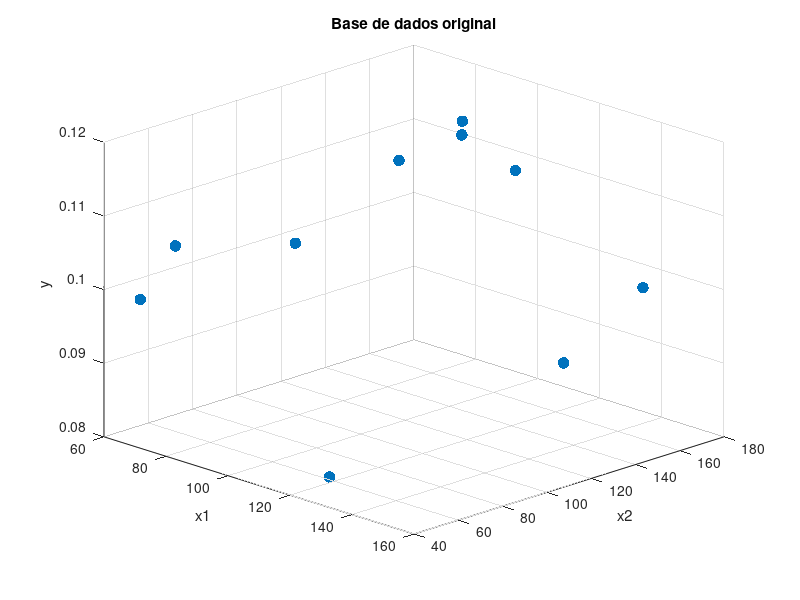
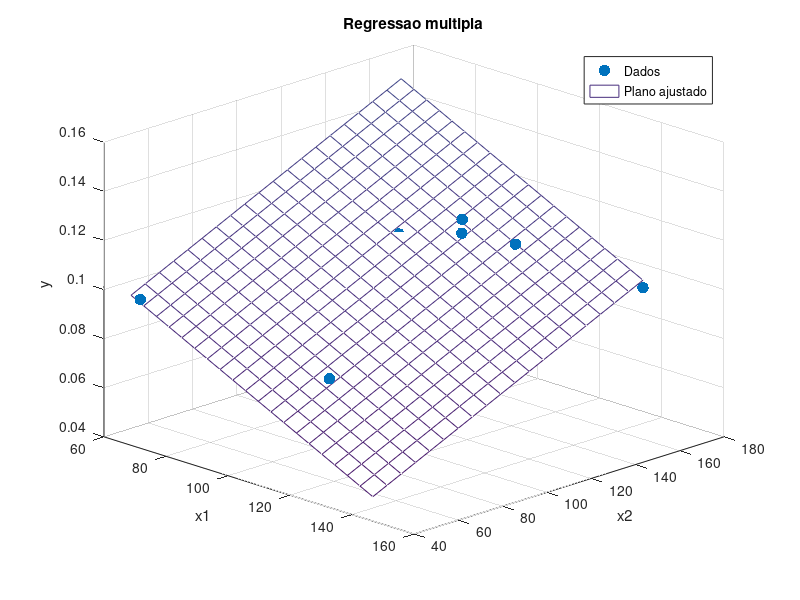

MATLAB code to generate these figures, in order:
clc; clear; close all;

D = [122 139 0.115;
     114 126 0.120;
     086 090 0.105;
     134 144 0.090;
     146 163 0.100;
     107 136 0.120;
     068 061 0.105;
     117 062 0.080;
     071 041 0.100;
     098 120 0.115];

x1 = D(:,1);
x2 = D(:,2);
y  = D(:,3);

n = rows(D);
lambda = 0.001;
X = [ones(n,1), x1, x2];

% Plot da base
figure;
scatter3(x1, x2, y, 70, "filled");
grid on;
xlabel("x1");
ylabel("x2");
zlabel("y");
title("Base de dados original");
view(45, 25);

% Cálculo da regressão

I = eye(columns(X));
beta = (X' * X + lambda * I) \ (X' * y);
y_hat = X * beta;
SQE = sum((y - y_hat).^2);
Syy = sum((y - mean(y)).^2);
R2 = 1 - SQE/Syy;

printf("=== Saída dos dados ===\n");
printf("beta0 = %.10f\n", beta(1));
printf("beta1 = %.10f\n", beta(2));
printf("beta2 = %.10f\n", beta(3));
printf("R2    = %.10f\n\n", R2);


x1_min = min(x1);
x1_max = max(x1);
x2_min = min(x2);
x2_max = max(x2);

[x1_grid, x2_grid] = meshgrid(linspace(x1_min, x1_max, 20), linspace(x2_min, x2_max, 20));

y_grid = beta(1) + beta(2)*x1_grid + beta(3)*x2_grid;


% Plot do plano

figure;
scatter3(x1, x2, y, 70, "filled");
hold on;
mesh(x1_grid, x2_grid, y_grid);
grid on;
xlabel("x1");
ylabel("x2");
zlabel("y");
title("Regressao multipla");
legend("Dados", "Plano ajustado");
view(45, 25);
